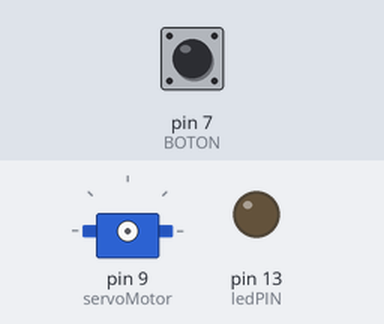
Recording of a sketch running on a simulated Arduino Uno, built with avr-gcc and run on an emulated ATmega328P. Shown: servo, output pins drawn as LEDs (lit = HIGH). The test bench sets the inputs (shaded band); at power-on: pin 7 (BOTON) LOW. The local clock reads 2024-03-15 10:24:30 at power-on unless the sketch sets it.

Above: at 3.8 s.
3.9 s: pin 7 (BOTON) pulled HIGH for 1.3 s
At 4.6 s:
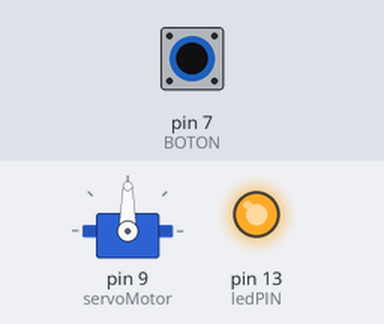
9.0 s: pin 7 (BOTON) pulled HIGH for 3.2 s
At 13.4 s:
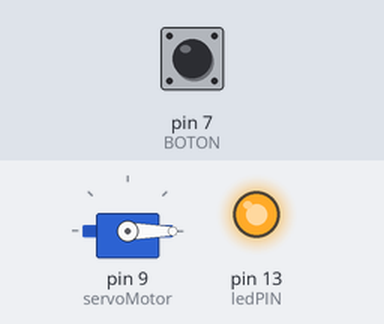
Timing chart, 0 to 16.6 s (numbered marks = the images above; inputs shaded):
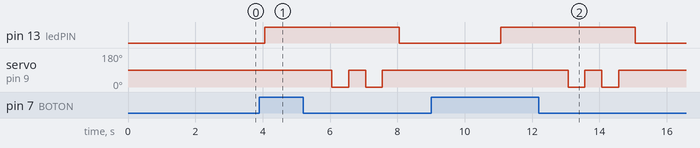

The sketch:

rotador.ino
```cpp
#include <Servo.h>
#include <DS3231.h>
#include <Wire.h>

char *horas[]={
    "15:24",
    "23:00",
    "22:10",
    "19:40",
    "22:20",
    "22:25",
    "22:26"


  };

long nhoras = (sizeof(horas)/sizeof(char *));
bool h12;
bool PM;
DS3231 Clock;
Servo servoMotor;
int ledPIN=13;
int BOTON=7;
int val;
byte year, month, date, DoW, hour, minute, second;

void setup() {
  Wire.begin();
  Serial.begin(9600);
  pinMode(ledPIN,OUTPUT);
  pinMode(BOTON,INPUT);
}
void loop() {
    delay(1000);
    Clock.getTime(year, month, date, DoW, hour, minute, second);
    val=digitalRead(BOTON);
    if(deboGirar()==1)
      girar();

   else  if (val==HIGH)
     girar();
}


void girar(){
    servoMotor.attach(9);
    int i;
    digitalWrite(ledPIN,HIGH);
    delay(2000);
	for (i=0;i<2;i++){


		servoMotor.write(0);
    delay(500);
		servoMotor.write(90);
    delay(500);


	}
  digitalWrite(ledPIN,LOW);
    delay(2000);
	servoMotor.detach();
}

int deboGirar(){
  String h = "";
  String m = "";
  for(int i=0;i<nhoras;i++){
    h= getValue(horas[i], ':', 0);
    m= getValue(horas[i], ':', 1);
    hour = Clock.getHour(h12, PM);
    if(int(hour)==atoi(h.c_str()) && int(minute)==atoi(m.c_str()) && int(second)==0)
      return 1;
  }
  return 0;
}
String getValue(String data, char separator, int index)
{
    int found = 0;
    int strIndex[] = { 0, -1 };
    int maxIndex = data.length() - 1;

    for (int i = 0; i <= maxIndex && found <= index; i++) {
        if (data.charAt(i) == separator || i == maxIndex) {
            found++;
            strIndex[0] = strIndex[1] + 1;
            strIndex[1] = (i == maxIndex) ? i+1 : i;
        }
    }
    return found > index ? data.substring(strIndex[0], strIndex[1]) : "";
}
```

Measured:
- after the input at 3.9 s, pin 13 (ledPIN): LOW → HIGH after 0.16 s, → LOW 4.0 s later; servo on pin 9 (servoMotor): alternates 90° for 0.50 s and 0° for 0.50 s, 4 changes in all, then stays 90°, starting after 2.2 s
- after the input at 9.0 s, pin 13 (ledPIN): LOW → HIGH after 2.1 s, → LOW 4.0 s later; servo on pin 9 (servoMotor): alternates 90° for 0.50 s and 0° for 0.50 s, 4 changes in all, then stays 90°, starting after 4.1 s
